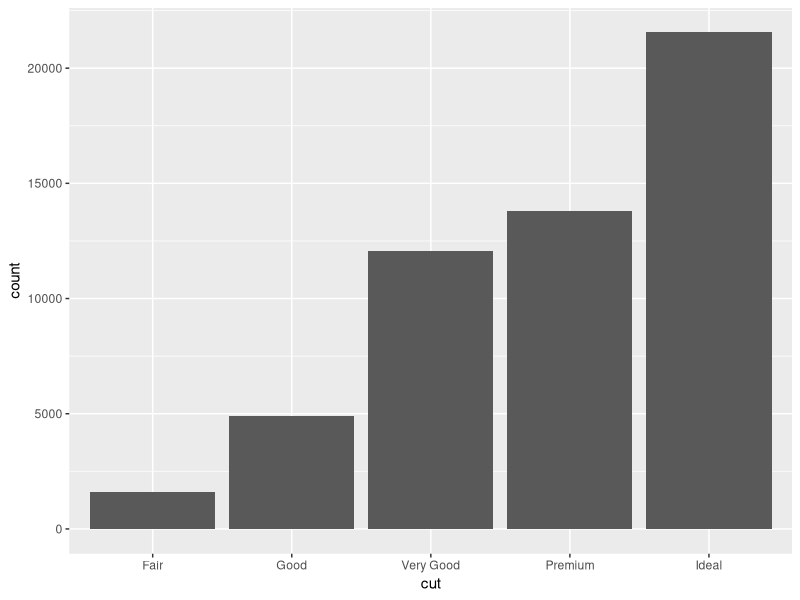
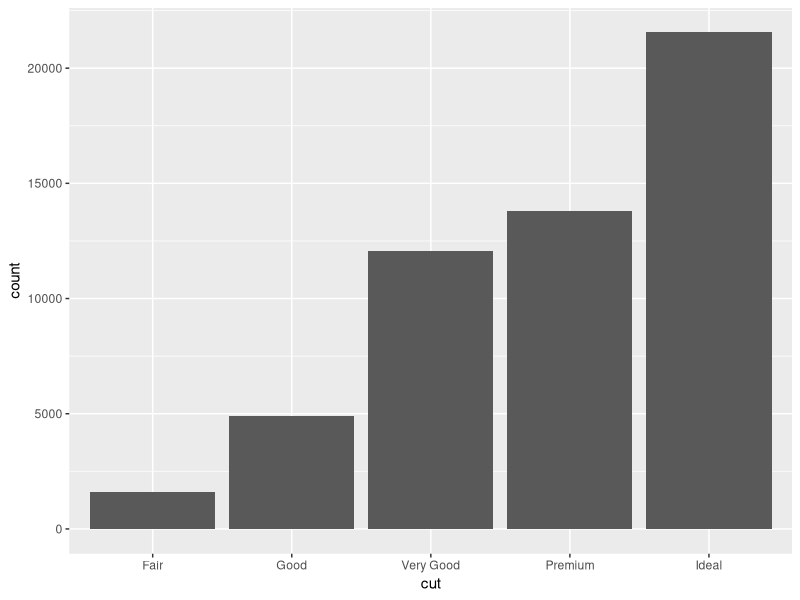
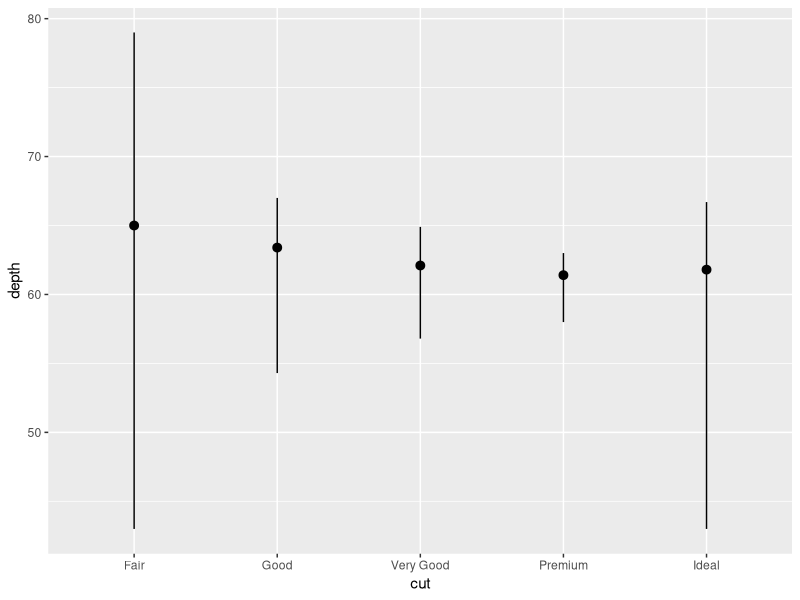
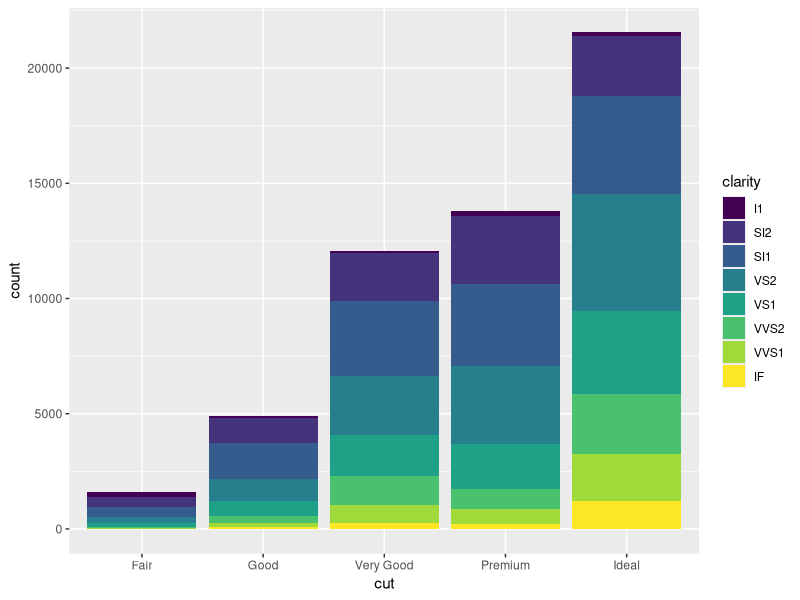
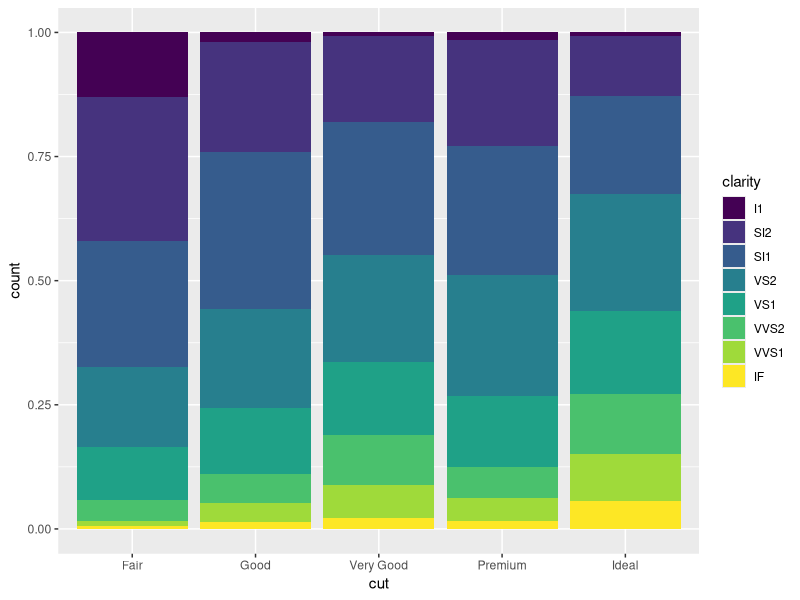
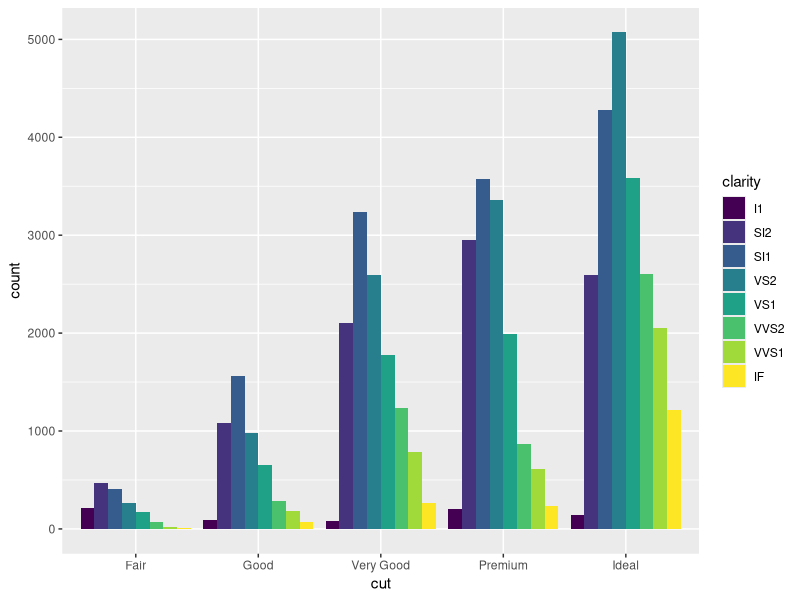
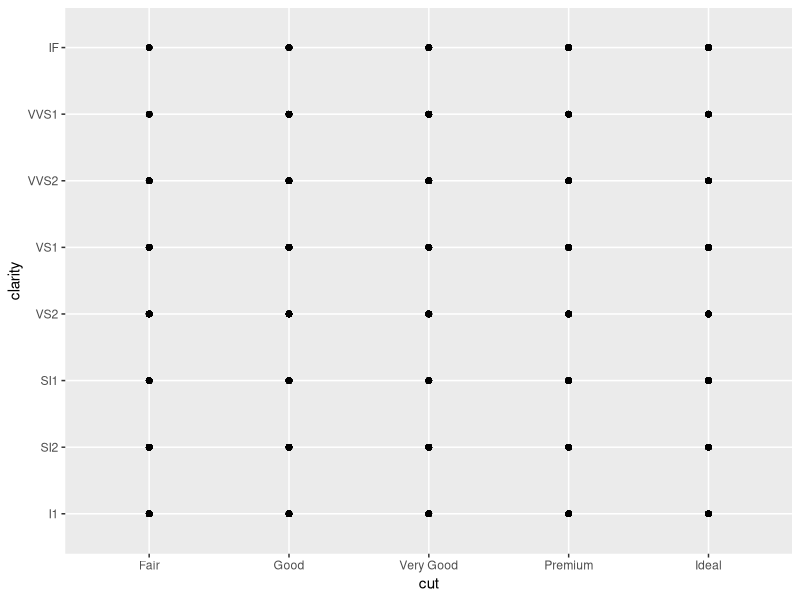
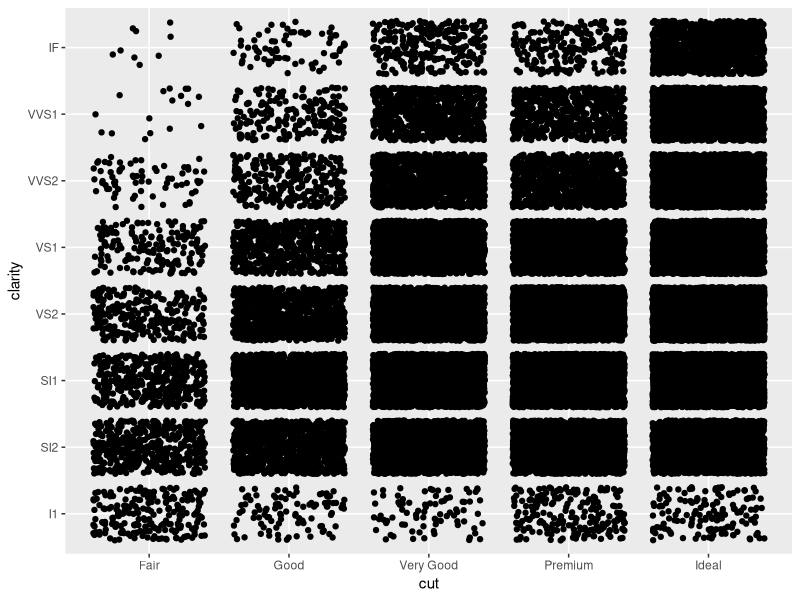

Write the R code that produced these figures, in order. (Note: this script raises an error after producing the figures.)
# Exercise 2: advanced ggplot2 practice

# Install and load the `ggplot2` package
#install.packages('ggplot2')
library(ggplot2)

# For this exercise you will again be working with the `diamonds` data set.
# Use `?diamonds` to review details about this data set
?diamonds

## Statistical Transformations

# Draw a bar chart of the diamonds data, organized by cut
# Each bar's height is based on the "count" (number) of diamonds with that cut
ggplot(data = diamonds) +
  geom_bar(mapping = aes(x = cut))

# Use the `stat_count` to apply the statistical transformation "count" to the 
# diamonds by cut. You do not need a separate geometry layer!
ggplot(data = diamonds) +
  stat_count(mapping = aes(x = cut))

# Use the `stat_summary` function to draw a chart with a summary layer.
# Map the x-position to diamond `cut`, and the y-position to diamond `depth`
# Bonus: use `min` as the function ymin, `max` as the function ymax, and `median` 
# as the function y
ggplot(data = diamonds, mapping = aes(x = cut, y = depth)) + 
  stat_summary(fun.ymin = "min", fun.ymax = "max", fun.y = "median")


## Position Adjustments

# Draw a bar chart of diamonds organized by cut, with each bar filled by clarity.
# You should see a _stacked_ bar chart.
ggplot(data = diamonds) +
  geom_bar(mapping = aes(x = cut, fill = clarity))

# Draw the same chart again, but with each element positioned to "fill" the y axis
ggplot(data = diamonds) +
  geom_bar(mapping = aes(x = cut, fill = clarity), position = "fill")

# Draw the same chart again, but with each element positioned to "dodge" each other
ggplot(data = diamonds) +
  geom_bar(mapping = aes(x = cut, fill = clarity), position = "dodge")

# Draw a plot with point geometry with the x-position mapped to `cut` and the 
# y-position mapped to `clarity`
# This creates a "grid" grouping the points
ggplot(data = diamonds) +
  geom_point(mapping = aes(x = cut, y = clarity))

# Use the "jitter" position adjustment to keep the points from all overlapping!
# (This works a little better with a sample of diamond data, such as from the 
# previous exercise).
ggplot(data = diamonds) +
  geom_point(mapping = aes(x = cut, y = clarity), position = "jitter")


## Scales

# Draw a "boxplot" (with `geom_boxplot`) for the diamond's price (y) by color (x)
ggplot(data = diamonds) +
  geom_boxplot(mapping = aes(x = color, y = price))

# This has a lot of outliers, making it harder to read. To fix this, draw the 
# same plot but with a _logarithmic_ scale for the y axis.
ggplot(data = diamonds) +
  geom_boxplot(mapping = aes(x = color, y = price)) +
  scale_y_log10()

# For another version, draw the same plot but with `violin` geometry instead of 
# `boxplot` geometry!
# How does the logarithmic scale change the data presentation?
ggplot(data = diamonds) +
  geom_violin(mapping = aes(x = color, y = price)) +
  scale_y_log10()

# Another interesting plot: draw a plot of the diamonds price (y) by carat (x), 
# using a heatmap of 2d bins (geom_bin2d)
# What happens when you make the x and y channels scale logarithmically?
ggplot(data = diamonds) +
  geom_bin2d(mapping = aes(x = carat,  y= price)) + 
  scale_x_log10() +
  scale_y_log10()

# Draw a scatter plot for the diamonds price (y) by carat (x). Color each point
# by the clarity (Remember, this will take a while. Use a sample of the diamonds 
# for faster results)
diamonds_sample <- sample_n(diamonds, 1000)
ggplot(data = diamonds_sample) +
  geom_point(mapping = aes(x = carat, y = price, color = clarity))

# Change the color of the previous plot using a ColorBrewer scale of your choice. 
# What looks nice?
ggplot(data = diamonds_sample) +
  geom_point(mapping = aes(x = carat, y = price, color = clarity)) +
  scale_color_brewer(palette = "Set2")


## Coordinate Systems

# Draw a bar chart with x-position and fill color BOTH mapped to cut
# For best results, SET the `width` of the geometry to be 1 (fill plot, no space
# between)
# TIP: You can save the plot to a variable for easier modifications
bar_plot <- ggplot(data = diamonds) + geom_bar(mapping = aes(x = cut, fill = cut), width = 1)

# Draw the same chart, but with the coordinate system flipped
bar_plot + coord_flip()

# Draw the same chart, but in a polar coordinate system. It's a Coxcomb chart!
bar_plot + coord_polar()


## Facets

# Take the scatter plot of price by carat data (colored by clarity) and add 
# _facets_ based on the diamond's `color`
ggplot(data = diamonds) + geom_point(mapping = aes(x = carat, y = price, color = clarity)) +
  scale_color_brewer(palette = "Spectral") +
  facet_wrap(~color)


## Saving Plots

# Use the `ggsave()` function to save the current (recent) plot to disk.
# Name the output file "my-plot.png".
# Make sure you've set the working directory!!
ggsave(file = "my-plot.png")
